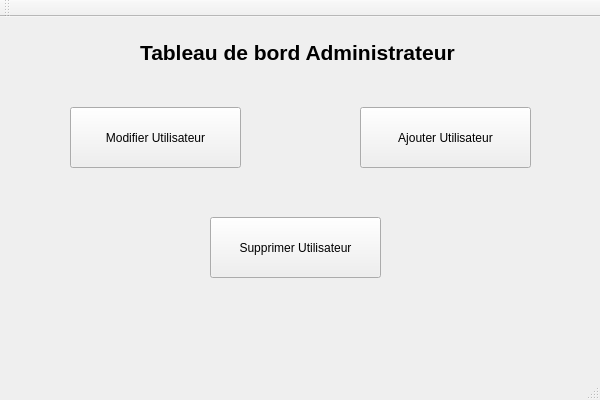
<?xml version="1.0" encoding="UTF-8"?>
<ui version="4.0">
 <class>AdminInterfaceClass</class>
 <widget class="QMainWindow" name="AdminInterfaceClass">
  <property name="geometry">
   <rect>
    <x>0</x>
    <y>0</y>
    <width>600</width>
    <height>400</height>
   </rect>
  </property>
  <property name="windowTitle">
   <string>AdminInterface</string>
  </property>
  <widget class="QWidget" name="centralWidget">
   <widget class="QLabel" name="label">
    <property name="geometry">
     <rect>
      <x>140</x>
      <y>10</y>
      <width>321</width>
      <height>51</height>
     </rect>
    </property>
    <property name="sizePolicy">
     <sizepolicy hsizetype="Expanding" vsizetype="Preferred">
      <horstretch>0</horstretch>
      <verstretch>0</verstretch>
     </sizepolicy>
    </property>
    <property name="font">
     <font>
      <pointsize>16</pointsize>
      <bold>true</bold>
     </font>
    </property>
    <property name="text">
     <string>Tableau de bord Administrateur</string>
    </property>
   </widget>
   <widget class="QPushButton" name="pushButton_Delete">
    <property name="geometry">
     <rect>
      <x>210</x>
      <y>200</y>
      <width>171</width>
      <height>61</height>
     </rect>
    </property>
    <property name="text">
     <string>Supprimer Utilisateur</string>
    </property>
   </widget>
   <widget class="QPushButton" name="pushButton_Modify">
    <property name="geometry">
     <rect>
      <x>70</x>
      <y>90</y>
      <width>171</width>
      <height>61</height>
     </rect>
    </property>
    <property name="text">
     <string>Modifier Utilisateur</string>
    </property>
   </widget>
   <widget class="QPushButton" name="pushButton_Add">
    <property name="geometry">
     <rect>
      <x>360</x>
      <y>90</y>
      <width>171</width>
      <height>61</height>
     </rect>
    </property>
    <property name="text">
     <string>Ajouter Utilisateur</string>
    </property>
   </widget>
   <widget class="QPushButton" name="pushButton_4">
    <property name="geometry">
     <rect>
      <x>0</x>
      <y>0</y>
      <width>71</width>
      <height>51</height>
     </rect>
    </property>
    <property name="styleSheet">
     <string notr="true">border-radius: 25px;</string>
    </property>
    <property name="text">
     <string/>
    </property>
   </widget>
  </widget>
  <widget class="QMenuBar" name="menuBar">
   <property name="geometry">
    <rect>
     <x>0</x>
     <y>0</y>
     <width>600</width>
     <height>22</height>
    </rect>
   </property>
  </widget>
  <widget class="QToolBar" name="mainToolBar">
   <attribute name="toolBarArea">
    <enum>TopToolBarArea</enum>
   </attribute>
   <attribute name="toolBarBreak">
    <bool>false</bool>
   </attribute>
  </widget>
  <widget class="QStatusBar" name="statusBar"/>
 </widget>
 <layoutdefault spacing="6" margin="11"/>
 <resources/>
 <connections/>
</ui>
